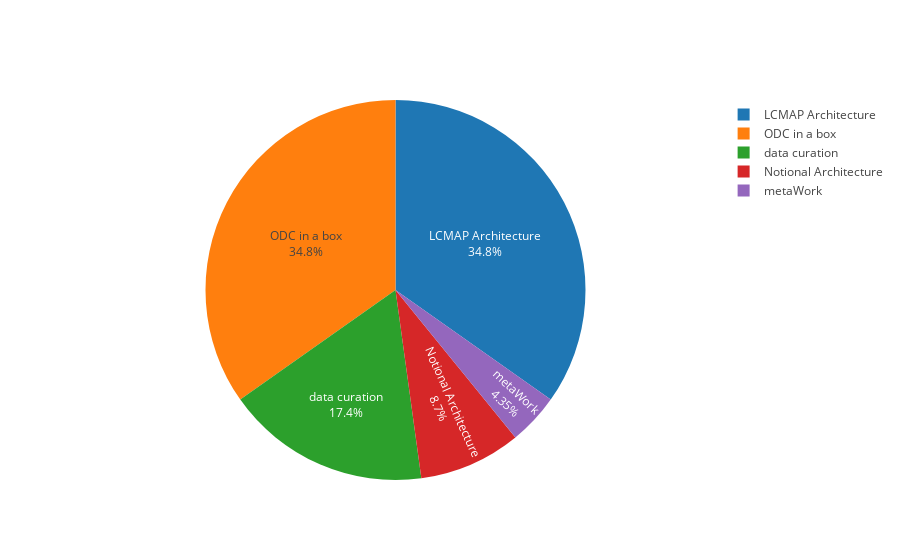

Notebook cell for this chart:
### Code cell
labels = ['metaWork','Notional Architecture','LCMAP Architecture','ODC in a box', 'data curation']
values = [5,10, 40, 40, 20]

layout = go.Layout(
    title="Simple Example Tony",
)
trace = go.Pie(labels=labels, values=values, textinfo='percent+label')

py.offline.iplot([trace], filename='basic_pie_chart')

### Figure 1 — Plotly figure (JSON) as saved in the notebook; plotly's stock layout.template omitted (floating-point values rounded to 4 significant figures)
{"data": [{"labels": ["metaWork", "Notional Architecture", "LCMAP Architecture", "ODC in a box", "data curation"], "textinfo": "percent+label", "type": "pie", "values": [5, 10, 40, 40, 20]}], "layout": {}}
